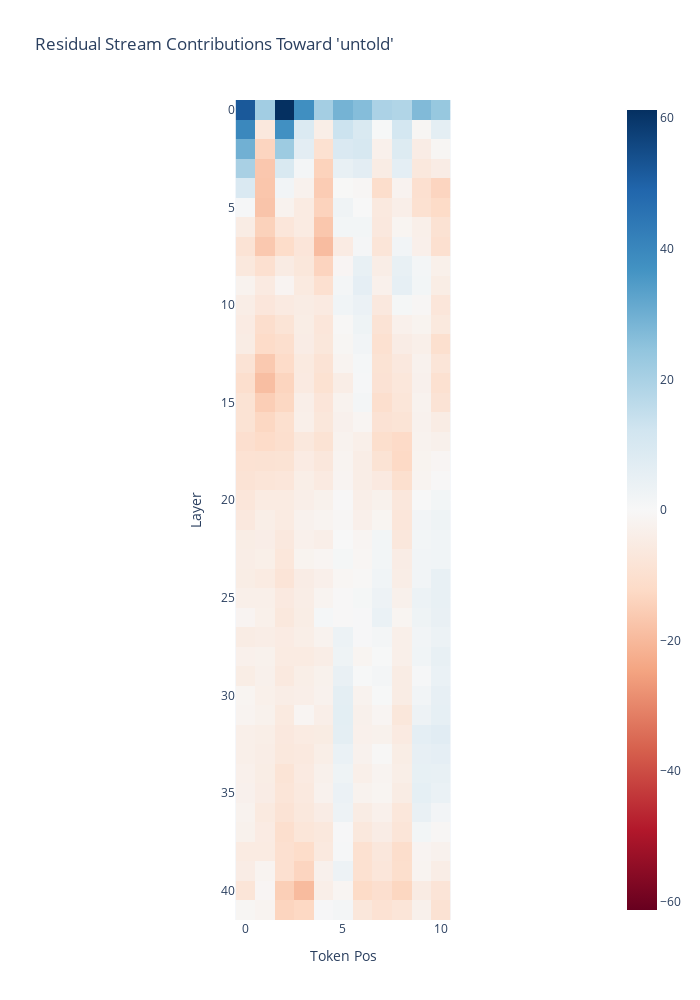

The notebook cell saved with this chart:
### Code cell
imshow(
    resid_contribs,
    labels={"x": "Token Pos", "y": "Layer"},
    title="Residual Stream Contributions Toward 'untold'",
    width=700,
    height=1000
)

### Figure 1 — Plotly figure (JSON) as saved in the notebook; plotly's stock layout.template omitted (floating-point values rounded to 4 significant figures; data arrays with more than 128 entries replaced by an {"elided": "..."} marker saying what was removed)
{"data": [{"coloraxis": "coloraxis", "hovertemplate": "Token Pos: %{x}<br>Layer: %{y}<br>color: %{z}<extra></extra>", "name": "0", "type": "heatmap", "xaxis": "x", "yaxis": "y", "z": {"elided": "42x11 float values"}}], "layout": {"coloraxis": {"cmid": 0, "colorscale": [[0, "rgb(103,0,31)"], [0.1, "rgb(178,24,43)"], [0.2, "rgb(214,96,77)"], [0.3, "rgb(244,165,130)"], [0.4, "rgb(253,219,199)"], [0.5, "rgb(247,247,247)"], [0.6, "rgb(209,229,240)"], [0.7, "rgb(146,197,222)"], [0.8, "rgb(67,147,195)"], [0.9, "rgb(33,102,172)"], [1, "rgb(5,48,97)"]]}, "height": 1000, "title": {"text": "Residual Stream Contributions Toward 'untold'"}, "width": 700, "xaxis": {"anchor": "y", "constrain": "domain", "domain": [0, 1], "scaleanchor": "y", "title": {"text": "Token Pos"}}, "yaxis": {"anchor": "x", "autorange": "reversed", "constrain": "domain", "domain": [0, 1], "title": {"text": "Layer"}}}}
